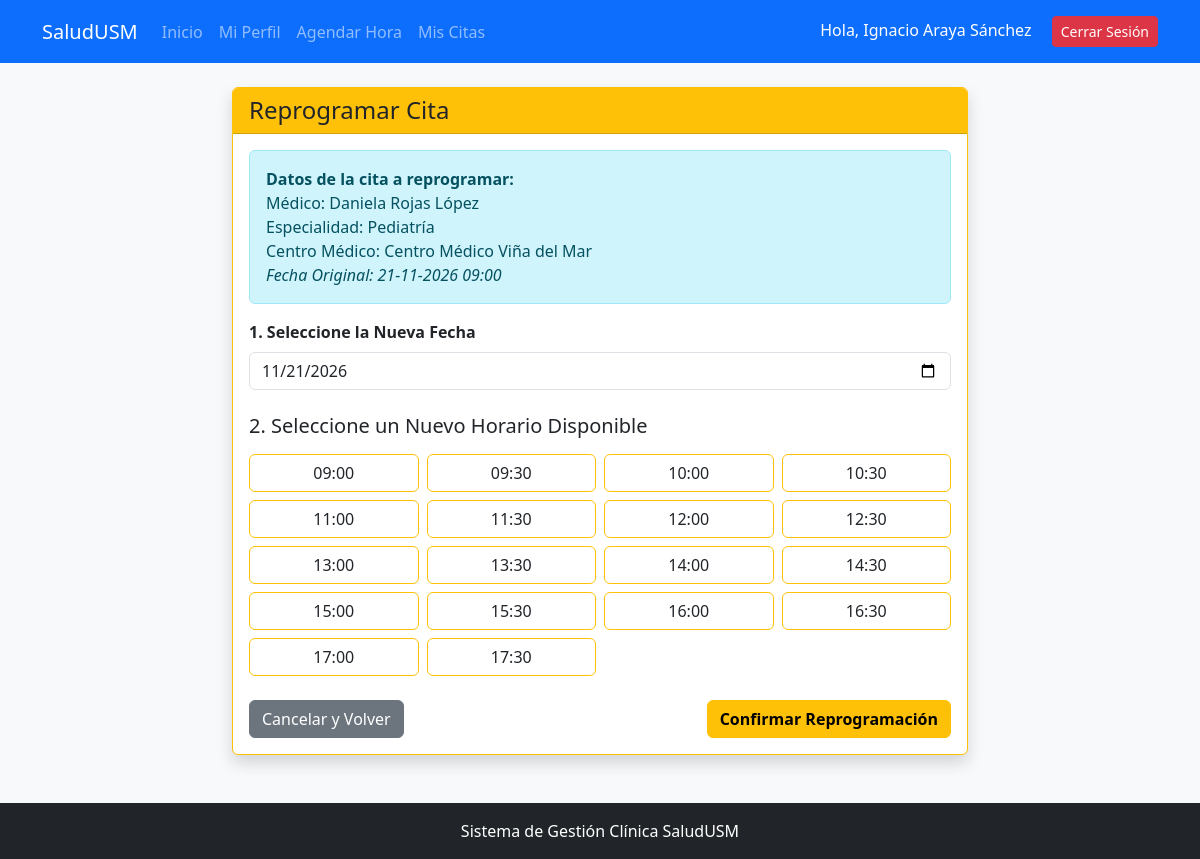
The app's page /PHP/reprogramar_cita.php?id=150 (signed in) with its own data.
### tables this page shows
CREATE TABLE Cita (
    id_cita INT AUTO_INCREMENT PRIMARY KEY,
    fecha_hora DATETIME NOT NULL,
    id_paciente INT NOT NULL,
    id_medico INT NOT NULL,
    id_centro INT NOT NULL,
    id_especialidad INT NOT NULL,
    id_estado TINYINT NOT NULL DEFAULT 1,
    activa TINYINT AS (IF(id_estado = 5, NULL, 1)) STORED,
     
    CONSTRAINT unq_medico_hora UNIQUE (id_medico, fecha_hora, activa),
    CONSTRAINT unq_paciente_hora UNIQUE (id_paciente, fecha_hora, activa),
    FOREIGN KEY (id_paciente) REFERENCES Paciente(id_paciente) ON DELETE CASCADE,
    FOREIGN KEY (id_estado) REFERENCES EstadoCita(id_estado),
    FOREIGN KEY (id_medico, id_especialidad)
        REFERENCES Medico_Especialidad(id_medico, id_especialidad)
        ON DELETE RESTRICT ON UPDATE CASCADE,
    FOREIGN KEY (id_medico, id_centro)
        REFERENCES Medico_Centro(id_medico, id_centro)
        ON DELETE RESTRICT ON UPDATE CASCADE
);

CREATE TABLE Medico (
    id_medico INT AUTO_INCREMENT PRIMARY KEY,
    id_usuario INT NOT NULL UNIQUE,
    rut VARCHAR(10) NOT NULL UNIQUE,
    nombre_completo VARCHAR(150) NOT NULL,
    CONSTRAINT chk_med_rut CHECK (rut REGEXP '^[0-9]{7,8}-[0-9Kk]$'),
    FOREIGN KEY (id_usuario) REFERENCES Usuario(id_usuario) ON DELETE CASCADE
);

CREATE TABLE Especialidad (
    id_especialidad INT AUTO_INCREMENT PRIMARY KEY,
    nombre VARCHAR(100) NOT NULL UNIQUE
);

CREATE TABLE CentroMedico (
    id_centro INT AUTO_INCREMENT PRIMARY KEY,
    codigo_interno VARCHAR(20) NOT NULL UNIQUE,
    nombre VARCHAR(100) NOT NULL,
    comuna VARCHAR(100) NOT NULL,
    region VARCHAR(100) NOT NULL
);

### PHP/reprogramar_cita.php (the view, shortened to what this page needs)
<?php
require_once 'conexion.php';
$id_paciente = $_SESSION['identificador_usuario'];
$id_cita = isset($_GET['id']) ? $_GET['id'] : $_POST['id_cita'];
try {
    $sql_cita = "SELECT c.*, m.nombre_completo as medico, e.nombre as especialidad, cen.nombre as centro
                 FROM Cita c
                 JOIN Medico m ON c.id_medico = m.id_medico
                 JOIN Especialidad e ON c.id_especialidad = e.id_especialidad
                 JOIN CentroMedico cen ON c.id_centro = cen.id_centro
                 JOIN EstadoCita est ON c.id_estado = est.id_estado
                 WHERE c.id_cita = :id_cita
                   AND c.id_paciente = :id_paciente
                   AND c.fecha_hora > NOW()
                   AND est.nombre IN ('Reservada', 'Confirmada')";
    $stmt_cita = $pdo->prepare($sql_cita);
    $stmt_cita->execute([':id_cita' => $id_cita, ':id_paciente' => $id_paciente]);
    $cita_actual = $stmt_cita->fetch(PDO::FETCH_ASSOC);
} catch (PDOException $e) {
    die("Error al cargar la cita: " . $e->getMessage());
}
$fecha_seleccionada = isset($_POST['fecha']) ? $_POST['fecha'] : date('Y-m-d', strtotime($cita_actual['fecha_hora']));
$bloques_disponibles = [];
if (!empty($fecha_seleccionada)) {
    $hora_inicio = strtotime('09:00');
    $hora_fin = strtotime('18:00');
    $duracion_bloque = 30 * 60;
    $sql_ocupadas = "SELECT DATE_FORMAT(fecha_hora, '%H:%i')
                     FROM Cita
                     WHERE (id_medico = :id_medico OR id_paciente = :id_paciente)
                       AND DATE(fecha_hora) = :fecha
                       AND id_cita != :id_cita_actual
                       AND id_estado <> 5";
    $stmt_ocupadas = $pdo->prepare($sql_ocupadas);
    $stmt_ocupadas->execute([
        ':id_medico' => $cita_actual['id_medico'],
        ':id_paciente' => $id_paciente,
        ':fecha' => $fecha_seleccionada,
        ':id_cita_actual' => $id_cita
    ]);
    $horas_ocupadas = $stmt_ocupadas->fetchAll(PDO::FETCH_COLUMN);
    for ($i = $hora_inicio; $i < $hora_fin; $i += $duracion_bloque) {
        $hora_actual = date('H:i', $i);
        if (!in_array($hora_actual, $horas_ocupadas) && strtotime($fecha_seleccionada . ' ' . $hora_actual) > time()) {
            $bloques_disponibles[] = $hora_actual;
        }
    }
}
include 'header.php';
?>
<div class="row justify-content-center mt-4 mb-5">
    <div class="col-md-8">
        <div class="card shadow border-warning">
            <div class="card-header bg-warning text-dark">
                <h4 class="mb-0">Reprogramar Cita</h4>
            </div>
            <div class="card-body">
                <div class="alert alert-info">
                    <strong>Datos de la cita a reprogramar:</strong><br>
                    Médico: <?php echo htmlspecialchars($cita_actual['medico']); ?><br>
                    Especialidad: <?php echo htmlspecialchars($cita_actual['especialidad']); ?><br>
                    Centro Médico: <?php echo htmlspecialchars($cita_actual['centro']); ?><br>
                    <em>Fecha Original: <?php echo date('d-m-Y H:i', strtotime($cita_actual['fecha_hora'])); ?></em>
                </div>
                <form action="reprogramar_cita.php" method="POST" id="formReprogramar" class="mb-4">
                    <div class="mb-3">
                        <label for="fecha" class="form-label fw-bold">1. Seleccione la Nueva Fecha</label>
                        <input type="date" name="fecha" id="fecha" class="form-control" value="<?php echo $fecha_seleccionada; ?>" min="<?php echo date('Y-m-d'); ?>" onchange="document.getElementById('formReprogramar').submit();" required>
                    </div>
                </form>
                <h5 class="mb-3">2. Seleccione un Nuevo Horario Disponible</h5>
                <form action="reprogramar_cita.php" method="POST">
                    <div class="row row-cols-3 row-cols-md-4 g-2 mb-4">
                        <?php if(empty($bloques_disponibles)): ?>
                            <div class="col-12 text-center text-danger">No hay horas disponibles para el Dr/a. en esta fecha.</div>
                        <?php else: ?>
                            <?php foreach($bloques_disponibles as $bloque): ?>
                                <div class="col">
                                    <label class="btn btn-outline-warning text-dark w-100" for="hora_<?php echo $bloque; ?>"><?php echo $bloque; ?></label>
                                </div>
                            <?php endforeach; ?>
                        <?php endif; ?>
                    </div>
                    <div class="d-flex justify-content-between">
                        <a href="mis_citas.php" class="btn btn-secondary">Cancelar y Volver</a>
                        <?php if(!empty($bloques_disponibles)): ?>
                            <button type="submit" class="btn btn-warning fw-bold">Confirmar Reprogramación</button>
                        <?php endif; ?>
                    </div>
                </form>
            </div>
        </div>
    </div>
</div>
<?php include 'footer.php'; ?>

### records on screen
cita: medico.nombre_completo "Daniela Rojas López", especialidad.nombre "Pediatría", centromedico.nombre "Centro Médico Viña del Mar", fecha_hora "21-11-2026 09:00", fecha "11/21/2026"

### other values on screen
$_SESSION['nombre_usuario'] "Ignacio Araya Sánchez"
$bloque "09:00"
$bloque "09:30"
$bloque "10:00"
$bloque "10:30"
$bloque "11:00"
$bloque "11:30"
$bloque "12:00"
$bloque "12:30"
$bloque "13:00"
$bloque "13:30"
$bloque "14:00"
$bloque "14:30"
$bloque "15:00"
$bloque "15:30"
